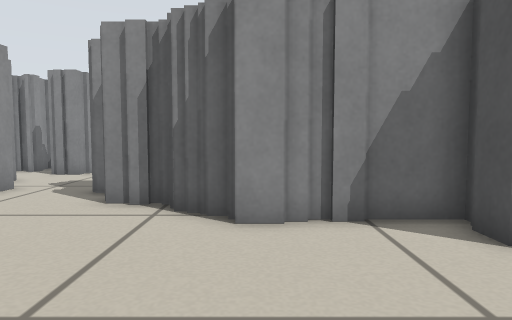
View 1 (above)

23 first-person views from a walk through a robot-simulator world made for Stage. The camera is 0.39 m above the floor, tilts 4° down and sees 70° across. Floor lines are 1 m apart. The floor is counted in squares, 0.25 m on a side. Each view is taken from the middle of a square. On the plan, view 1 faces up. The plan holds only what a view shows up to about 16 squares ahead; the rest is blank. The place goes on beyond the plan. Robots are left out.

View 2
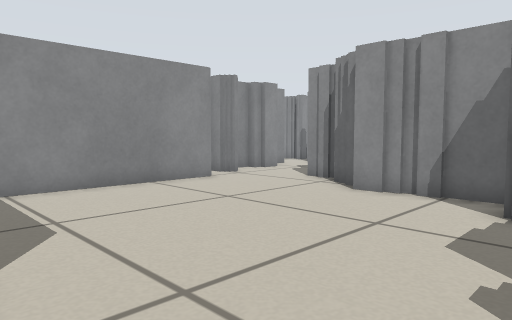

View 3
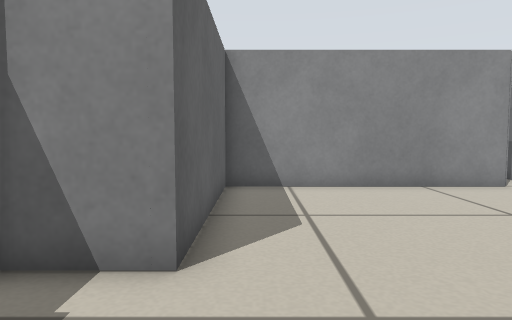

View 4
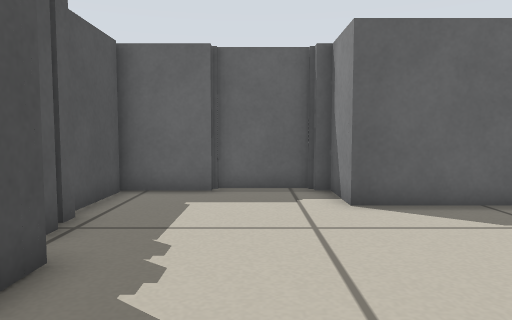

View 5
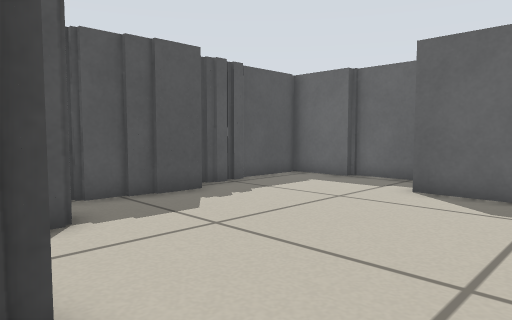

View 6
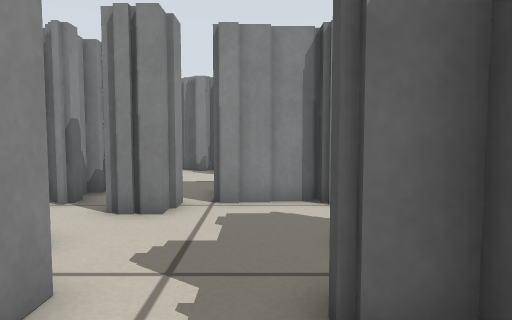

View 7
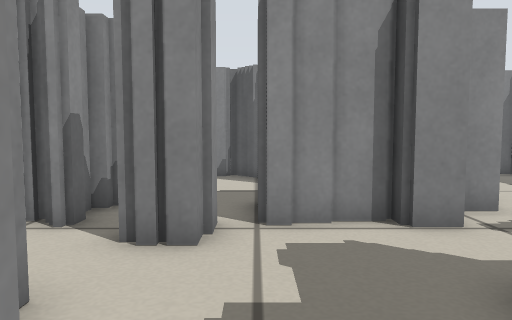

View 8
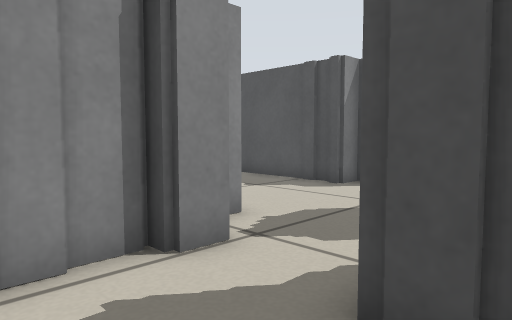

View 9
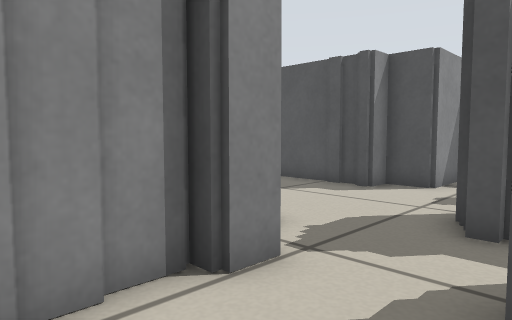

View 10
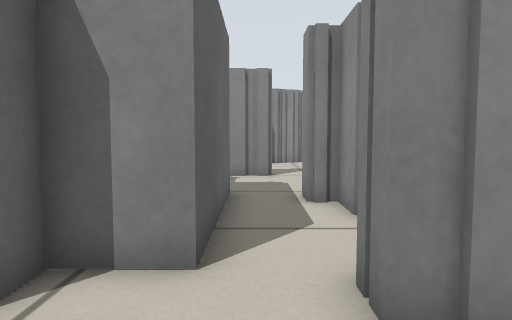

View 11
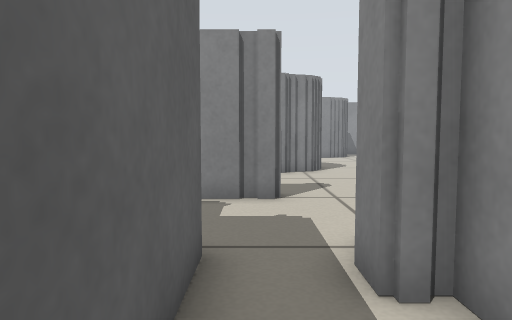

View 12
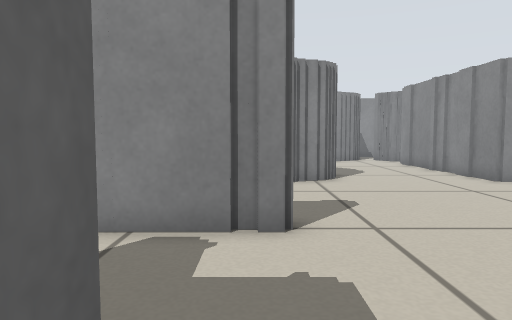

View 13
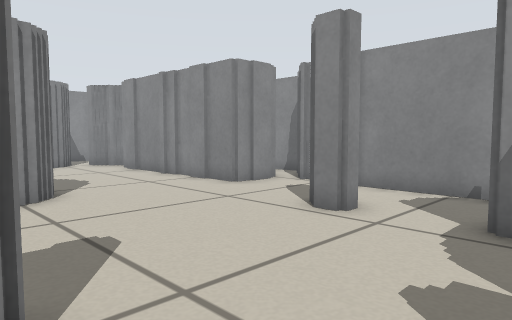

View 14
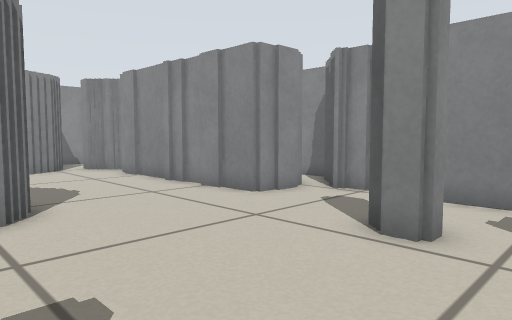

View 15
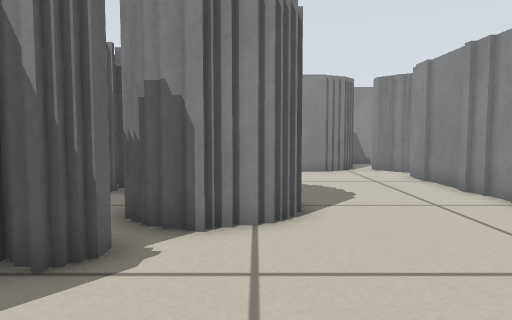

View 16
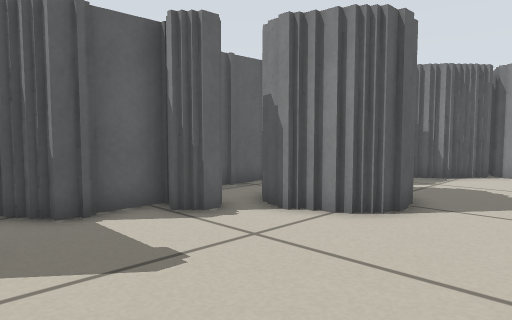

View 17
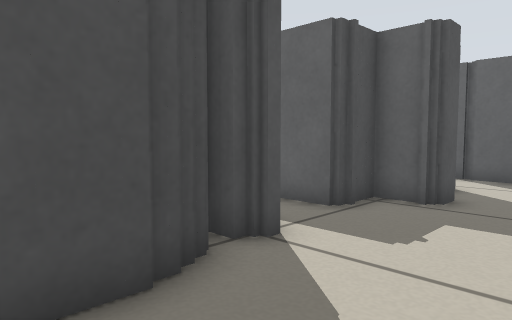

View 18
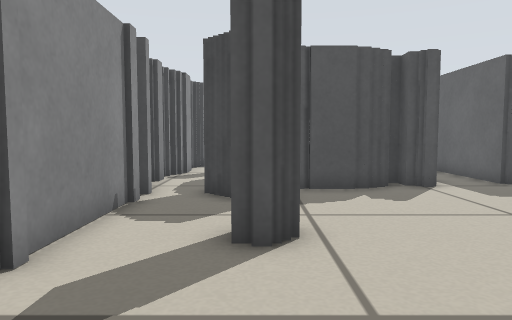

View 19
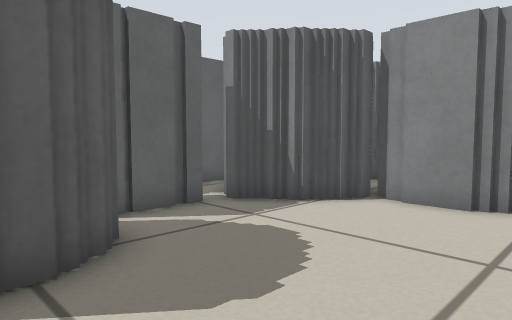

View 20
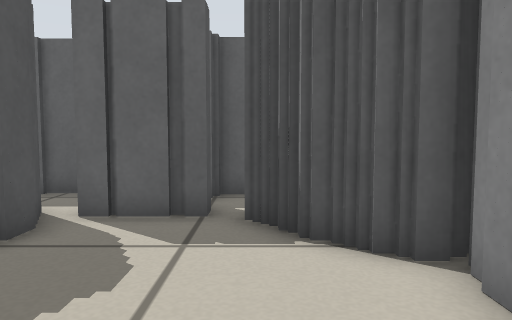

View 21
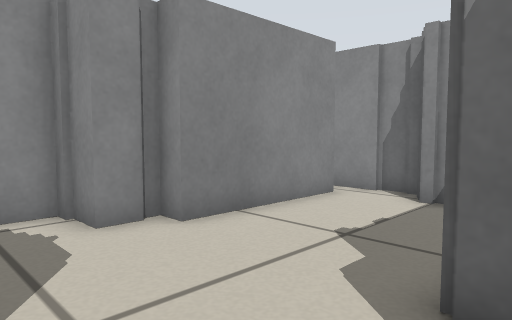

View 22
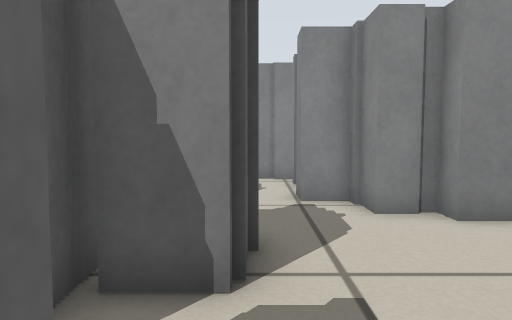

View 23
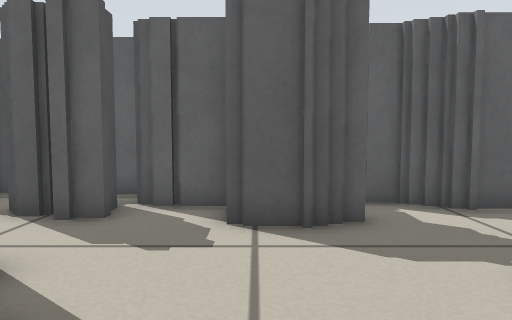

### Floor plan
Key: @ floor where view 1 was taken; # wall or solid block; . floor.
Columns run from 34 left of view 1 to 7 right of it. Each row starts with its distance up from view 1.
 24            ##                    ####
 23           ############.######    #..###
 22           #.............. ..#    #....#
 21 ###########.......##      ..     #....#
 20 #.............##..##       ..    #....#
 19 #................. ##      ..    #....#
 18 ##.................##      ..    #....#
 17 ##.................##   ##       #....##
 16 ##......##..........##  ##  ######.....###
 15 ###....####.........############.........
 14   ##...#  #......... #....##......###....
 13    #####  ###...#.................### .###
 12            ####.#...#######... #### ####
 11               ###..##     ##.. #
 10       ####      # .##      #..##
  9                   .#        ..##
  8                   .#        ...###
  7                   ..      ###....######
  6                   ...       #.....## .#
  5                   ###       #.........#
  4                             #...........#
  3                             #...........#
  2                             #...........#
  1                             #...........##
  0                             #.....@......#
 -1                             #............#
 -2                             #............#
 -3                             ########.....#
 -4                                    #.....#
 -5                                    #######

Where each view was taken, in squares from view 1:
view 1: 0 up, 0 right, facing up
view 2: 3 down, 5 right, facing up-left
view 3: 2 down, 5 right, facing left
view 4: 5 up, 3 right, facing down
view 5: 7 up, 3 left, facing down-right
view 6: 7 up, 5 left, facing up
view 7: 9 up, 6 left, facing up
view 8: 11 up, 6 left, facing up-right
view 9: 12 up, 6 left, facing up-right
view 10: 13 up, 4 left, facing left
view 11: 13 up, 9 left, facing left
view 12: 13 up, 12 left, facing left
view 13: 13 up, 15 left, facing up-left
view 14: 14 up, 17 left, facing up-left
view 15: 15 up, 18 left, facing left
view 16: 19 up, 18 left, facing down-left
view 17: 19 up, 18 left, facing down-right
view 18: 20 up, 25 left, facing right
view 19: 20 up, 25 left, facing down-left
view 20: 20 up, 31 left, facing down
view 21: 14 up, 5 right, facing up-left
view 22: 14 up, 6 right, facing left
view 23: 20 up, 2 right, facing down
